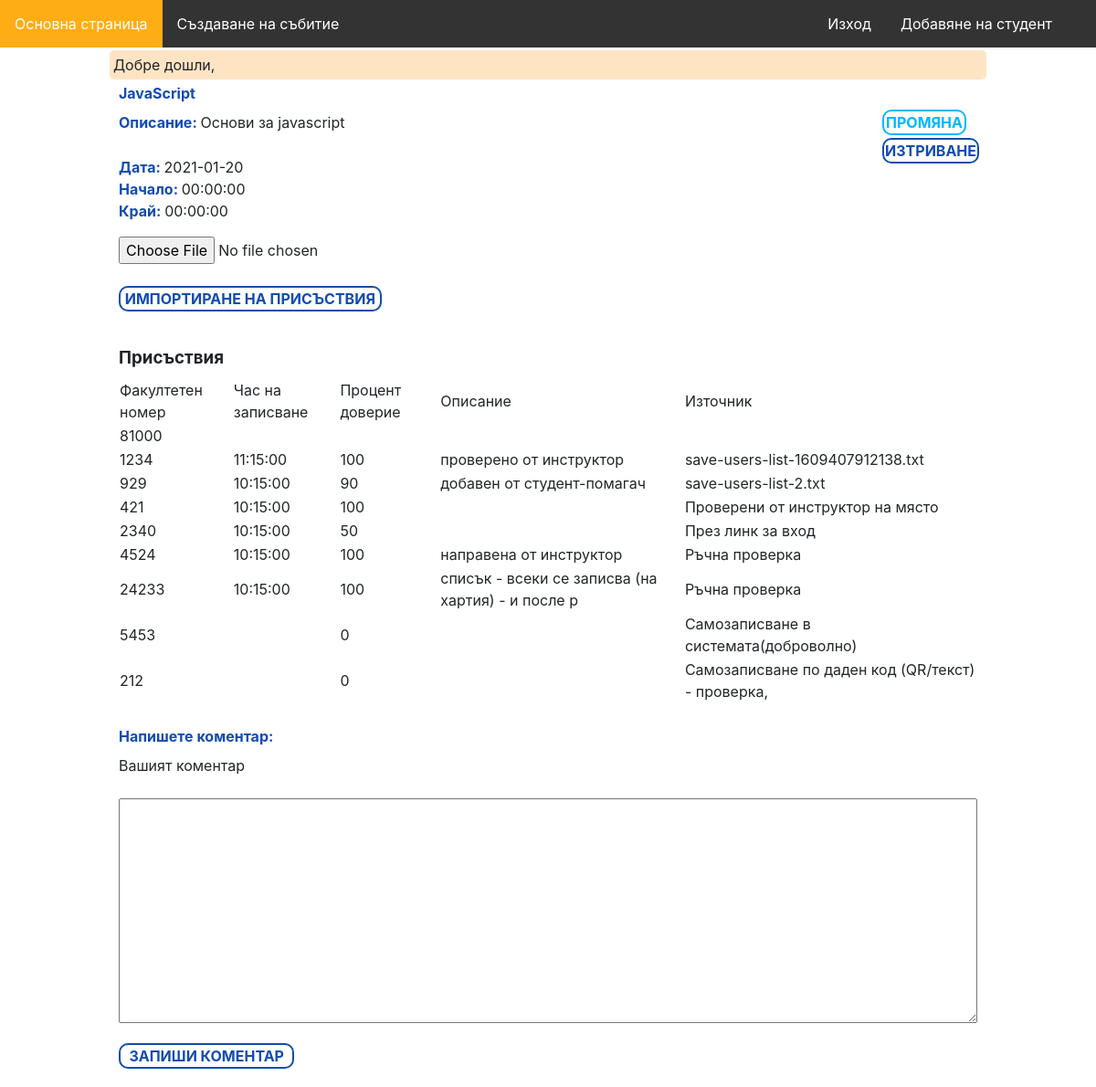
The app's page /event/1 (signed in), older data.
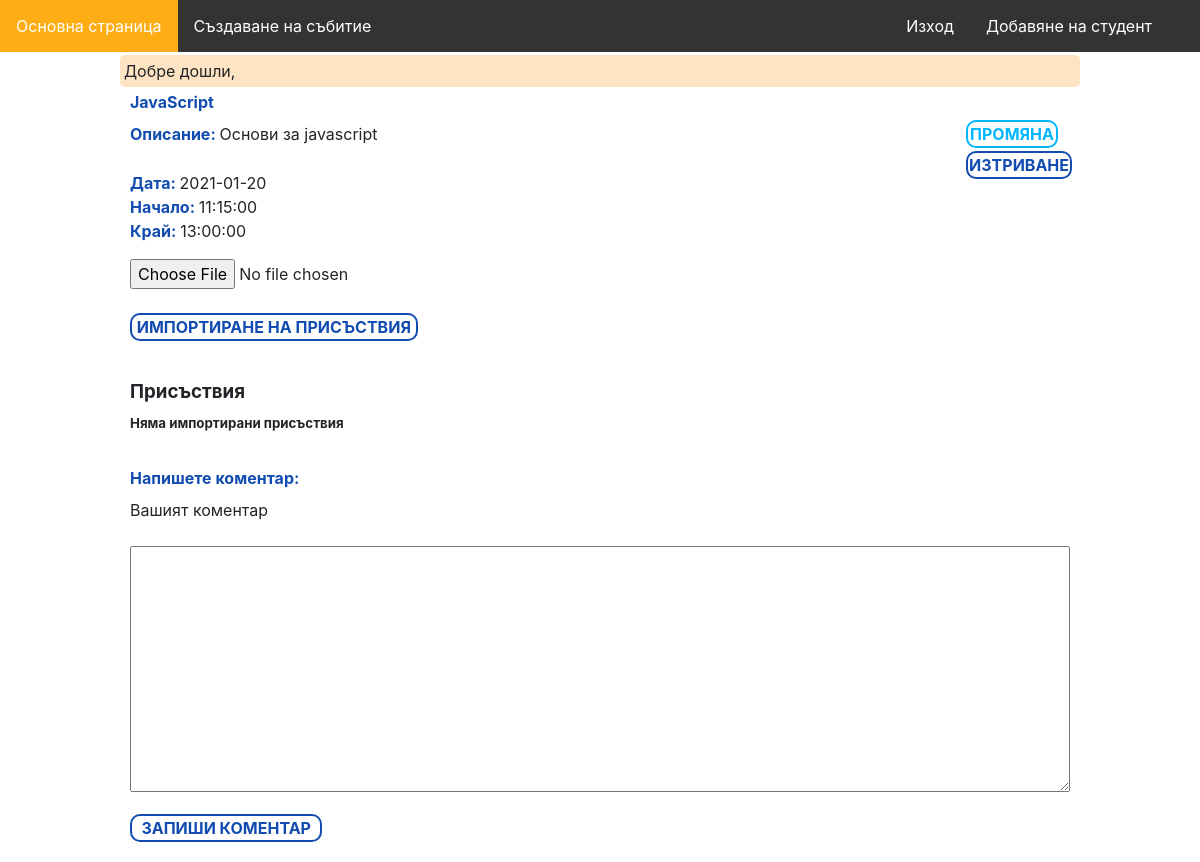
The same page, newer data.
### tables this page shows
CREATE TABLE `events` (
  `id` int(10) UNSIGNED NOT NULL,
  `name` varchar(50) NOT NULL,
  `description` text DEFAULT NULL,
  `date` date NOT NULL,
  `start` time DEFAULT NULL,
  `end` time DEFAULT NULL,
  `teacher_id` int(10) UNSIGNED NOT NULL
);

CREATE TABLE `attendance` (
  `id` int(10) UNSIGNED NOT NULL,
  `faculty_number` mediumint(8) UNSIGNED NOT NULL,
  `logged_at` time DEFAULT NULL,
  `event_id` int(10) UNSIGNED NOT NULL,
  `thrust` tinyint(3) UNSIGNED DEFAULT NULL,
  `check_description` varchar(50) DEFAULT NULL,
  `enroll_source` varchar(50) DEFAULT NULL
);

### core/autoloader.php (called while the page is built, shortened)
<?php
spl_autoload_register(function ($class) {
    $prefixes = [
        'App' => 'app',
        'Core' => 'core'
    ];
    foreach ($prefixes as $prefix => $dirname) {
        $base_dir = __DIR__ . "/../$dirname/";
        $len = mb_strlen($prefix);
        if (strncmp($prefix, $class, $len) !== 0) {
            continue;
        }
        $relative_class = substr($class, $len);
        $file = $base_dir . str_replace('\\', '/', $relative_class) . '.php';
        if (file_exists($file)) {
            break;
        }
    }
});

### config/database.php (called while the page is built)
<?php
return [
    'host' => 'localhost',
    'database' => 'web-technologies',
    'user' => 'root',
    'password' => '',
    'pdo' => [
        \PDO::ATTR_DEFAULT_FETCH_MODE => \PDO::FETCH_ASSOC,
        \PDO::ATTR_ERRMODE => \PDO::ERRMODE_EXCEPTION
    ]
];

### core/bootstrap.php (called while the page is built, shortened)
<?php
require_once('autoloader.php');
require_once('helpers.php');
$config['database'] = require_once('../config/database.php');
$config['app'] = require_once('../config/app.php');
require_once('../app/routes.php');

### config/app.php (called while the page is built)
<?php
return [
    'url' => 'http://web-technologies.devv',
];

### core/Database.php (called while the page is built, shortened)
<?php
class Database
{
    private static $instance = null;
    private function __construct()
    {
        $db = config('database');
        $this->connection = new PDO(
            'mysql:host=' . $db['host'] . ';dbname=' . $db['database'],
            $db['user'],
            $db['password'],
            $db['pdo']
        );
        self::$instance = $this;
    }
    public static function getConnection()
    {
        if (self::$instance == null) {
            self::$instance = new self();
        }
        return self::$instance->connection;
    }
}

### core/Model.php (called while the page is built, shortened)
<?php
abstract class Model
{
    protected static $table;
    protected $attributes = [];
    public function __construct($attributes = [])
    {
        $this->attributes = $attributes;
    }
    public static function getById(int $id)
    {
        $stmt = Database::getConnection()->prepare(
            'SELECT * FROM ' . self::getTableName() . ' WHERE id = ?;'
        );
        $stmt->execute([$id]);
        $result = $stmt->fetch();
        if ($result !== false) {
            $model = new $modelClass();
            $model->attributes = $result;
            return $model;
        }
        return null;
    }
    public static function getMany($columns)
    {
        $sql = 'SELECT * FROM ' . self::getTableName();
        $sql .=  self::generateWhereSql($columns);
        $stmt = Database::getConnection()->prepare($sql);
        $stmt->execute($columns);
        $results = $stmt->fetchAll();
        if ($results !== false) {
            return array_map(function ($result) {
                $modelClass = get_called_class();
                $model = new $modelClass();
                $model->attributes = $result;
                return $model;
            }, $results);
        }
        return [];
    }
    protected static function generateWhereSql(array $columns)
    {
        $sql = ' WHERE ';
        $colLen = count($columns);
        $i = 0;
        foreach ($columns as $column => $value) {
            $sql .= "$column = :$column";
        }
        $sql .= ';';
        return $sql;
    }
    protected static function getTableName()
    {
        if (isset(get_called_class()::$table)) {
            return get_called_class()::$table;
        }
        throw new \Exception('Unknown table');
    }
    public function __get($name)
    {
        return array_key_exists($name, $this->attributes)
            ? $this->attributes[$name]
            : null;
    }
}

### app/routes.php (called while the page is built, shortened)
<?php
$router = new Router();
$router->get('/login', 'AuthController@showLogin');
$router->post('/login', 'AuthController@login');
$router->get('/register', 'AuthController@showRegister');
$router->post('/enter-teacher', 'AuthController@register');
$router->get('/logout', 'AuthController@logout');
$router->get('/studentsLogin', 'AuthController@showStudentsLogin');
$router->post('/studentsLogin', 'AuthController@studentsLogin');
$router->get('/event/create', 'EventsController@create');
$router->post('/event', 'EventsController@store');
$router->get('/event/{id}', 'EventsController@show');

### public/index.php (called while the page is built)
<?php
require_once './../core/bootstrap.php';

### app/Services/Auth.php (called while the page is built, shortened)
<?php
class Auth
{
    public static function checkTeacher()
    {
        return array_key_exists('teacherId', $_SESSION) && is_numeric($_SESSION['teacherId']) && !self::checkStudent();
    }
    public static function checkStudent()
    {
        return array_key_exists('fn', $_SESSION) && is_numeric($_SESSION['fn']) && !self::checkTeacher();
    }
    public static function check()
    {
        return self::checkTeacher() || self::checkStudent();
    }
}

### app/Views/events/show.php (the view, shortened to what this page needs)
<?php require_once(realpath(dirname(__FILE__) . '/../includes/header.php')); ?>
<link rel="stylesheet" href="/event_show.css">
<div class="container">
    <div>
        <h4><?= $data['event']->name ?></h4>
    </div>
    <div style="float:right;">
        <a href="/event/<?= $data['event']->id ?>/edit" class="btn btn-info">Промяна</a>
        <form style="margin-top: 5%;" action="/event/<?= $data['event']->id ?>" method="post">
            <input type="submit" class="btn btn-danger" value="Изтриване">
        </form>
    </div>
    <p>
        <strong>Описание: </strong> <?= $data['event']->description ?>
        <hr>
        <strong>Дата: </strong> <?= $data['event']->date ?><br>
        <strong>Начало: </strong> <?= $data['event']->start ?><br>
        <strong>Край: </strong> <?= $data['event']->end ?><br>
    </p>
    <?php if (App\Services\Auth::checkTeacher()) : ?>
        <form id="import" action="/event/<?= $data['event']->id ?>/import" method="post" enctype="multipart/form-data">
            <input type="file" name="attendance_file">
            <br />
            <br />
            <input id="importBtn" class="btn btn-info" type="submit" value="Импортиране на присъствия">
        </form>
    <?php endif; ?>
    <hr>
    <h3>Присъствия</h3>
    <?php if (count($data['attendances']) === 0) : ?>
        <h5>Няма импортирани присъствия</h5>
    <?php else : ?>
        <table>
            <thead>
                <tr>
                    <td>Факултетен номер</td>
                    <td>Час на записване</td>
                    <td>Процент доверие</td>
                    <td>Описание</td>
                    <td>Източник</td>
                </tr>
            </thead>
            <tbody>
                <?php foreach ($data['attendances'] as $attendance) : ?>
                    <tr>
                        <td><?= $attendance->faculty_number ?></td>
                        <td><?= $attendance->logged_at ?></td>
                        <td><?= $attendance->thrust ?></td>
                        <td><?= $attendance->check_description ?></td>
                        <td><?= $attendance->enroll_source ?></td>
                    </tr>
                <?php endforeach; ?>
            </tbody>
        </table>
    <?php endif; ?>
    <div id="commentsForm">
        <h4>Напишете коментар:</h4>
        <form action="/event/<?php echo $data['event']->id; ?>/comment" method="POST">
            <div>
                <label for="textContent">Вашият коментар</label>
                <textarea name="textContent" id="textContent" cols="30" rows="10" palceholder="Коментар..."></textarea>
            </div>
            <div>
                <input type="submit" value="Запиши коментар">
            </div>
        </form>
    </div>
</div>
<?php require_once(realpath(dirname(__FILE__) . '/../includes/footer.php')); ?>

### core/Router.php (shortened to what this page needs)
<?php
class Router
{
    protected $pathSegments;
    protected $requestPathSegments;
    public function __construct()
    {
        $this->requestPathSegments = explode(
            '/',
            explode('?', $_SERVER['REQUEST_URI'])[0]
        );
    }
    public function get(string $path, string $controller): void
    {
        $this->handleRequest($path, $controller, 'GET');
    }
    public function handleRequest(string $path, string $controller, string $httpMethod): void
    {
        [$controllerName, $method] = explode(self::SEPARATOR, $controller);
        if ($this->pathMatches() && $this->methodMatches($httpMethod)) {
            $controllerClassName = "\App\Controllers\\$controllerName";
            $this->executeWithExceptionHandling($controllerClassName, $method, $path);
        }
    }
    protected function executeWithExceptionHandling($controllerClassName, $method, $path)
    {
        try {
            (new $controllerClassName())->$method(
                ...$this->extractRouteParams($path)
            );
        } catch (NotFoundException $exception) {
            view('core/exceptions/not-found-exception', [
                'exception' => $exception
            ]);
        } catch (PDOException $exception) {
            view('core/exceptions/database-exception', [
                'exception' => $exception
            ]);
        } catch (Exception $exception) {
            view('core/exceptions/general-exception', [
                'exception' => $exception
            ]);
        }
    }
    protected function setPathSegments(string $path): void
    {
        $this->pathSegments = explode('/', $path);
    }
    protected function methodMatches(string $method): bool
    {
        return strtolower($_SERVER['REQUEST_METHOD']) === strtolower($method);
    }
    protected function pathMatches(): bool
    {
        $pathSegmentsCount = count($this->pathSegments);
        if ($pathSegmentsCount !== count($this->requestPathSegments)) {
            return false;
        }
        for ($i = 0; $i < $pathSegmentsCount; $i++) {
            if (
                $this->pathSegments[$i] !== $this->requestPathSegments[$i] &&
                !preg_match(self::PARAM_REGEX, $this->pathSegments[$i])
            ) {
                return false;
            }
        }
        return true;
    }
    protected function extractRouteParams(string $path): array
    {
        $paramKeys = [];
        $result = [];
        foreach ($this->pathSegments as $key => $segment) {
            if (preg_match(self::PARAM_REGEX, $segment)) {
                $paramKeys[] = $key;
            }
        }
        foreach ($paramKeys as $key) {
            $result[] = $this->requestPathSegments[$key];
        }
        return $result;
    }
}

### app/Controllers/EventsController.php (shortened to what this page needs)
<?php
class EventsController
{
    public function show($id)
    {
        $event = Event::getById($id);
        $comments = Comment::getMany([
            'event_id' => $event->id
        ]);
        $attendances = Attendance::getMany([
            'event_id' => $id
        ]);
        if ($event) {
            view('/events/show', [
                'event' => $event,
                'comments' => $comments,
                'attendances' => $attendances,
            ]);
        } else {
            response('Event not found', 404);
        }
    }
}

### app/Views/includes/header.php (shortened to what this page needs)
<!DOCTYPE html>
<html lang="en">
<head>
    <link rel="stylesheet" href="/Bootstrap/css/bootstrap-reboot.min.css">
    <link rel="stylesheet" href="/Bootstrap/css/bootstrap-grid.min.css">
    <link rel="stylesheet" href="/navbar.css">
    <link rel="stylesheet" href="/css/app.css">
</head>
<body>
    <ul id="nav_ul">
        <?php if (App\Services\Auth::checkTeacher()) : ?>
            <li class="nav_li1" id="li2"><a href="/dashboard">Основна страница</a></li>
            <li class="nav_li1" id="li3"><a href="/event/create">Създаване на събитие</a></li>
        <?php endif ?>
        <?php if (App\Services\Auth::check()) : ?>
            <?php if (App\Services\Auth::checkTeacher()) : ?>
                <li class="nav_li2" id="li5"><a href="#"><?= $_SESSION['firstName'] . '  ' . $_SESSION['lastName'] ?></a></li>
                <li class="nav_li2" id="li6"><a href="/student/create">Добавяне на студент</a></li>
            <?php else : ?>
                <li class="nav_li2" id="li5"><a href="#"><?= $_SESSION['fn'] ?></a></li>
            <?php endif ?>
            <li class="nav_li2" id="li7"><a href="/logout">Изход</a></li>
        <?php else : ?>
            <li class="nav_li2" id="li5"><a href="/login">Вход</a></li>
            <li class="nav_li2" id="li6"><a href="/register">Регистрация</a></li>
        <?php endif ?>
    </ul>
    <div class="flash-message"><?= sessionFlash('message') ?></div>

### core/helpers.php (shortened to what this page needs)
<?php
function view(string $name, array $data = [])
{
    require_once("./../app/Views/$name.php");
    die;
}
function config($name)
{
    global $config;
    return $config[$name];
}
function sessionFlash($message)
{
    if (array_key_exists($message, $_SESSION)) {
        echo p($_SESSION[$message]);
    }
}
function p($text)
{
    return htmlspecialchars($text);
}

### app/Views/includes/footer.php
</body>
</html>

### public/navbar.css (style rules this page uses)
#nav_ul { list-style-type: none; margin: 0; padding: 0; overflow: hidden; background-color: #333; width: 100%; margin: 0 auto; }
.nav_li1 { display: inline; float: left; }
.nav_li2 { display: inline; float: right; }
.nav_li1 a, .nav_li2 a { display: block; color: white; text-align: center; padding: 14px 16px; text-decoration: none; }

### public/css/app.css (style rules this page uses)
ol, ul { margin: 0; padding: 0; border: 0; font-size: 100%; font: inherit; vertical-align: baseline; }
ol, ul { list-style: none; }
.container { margin-right: auto; margin-left: auto; max-width: 960px; padding-right: 10px; padding-left: 10px; }
ul { list-style-type: none; width: 100%; }
a { text-decoration: none; }
.btn { background: white; text-transform: uppercase; font-weight: bold; border-width: 2px; border-style: solid; border-radius: 10px; outline: none; display: inline; cursor: pointer; padding: 2px; }
.btn-info { color: #00b7ff; border-color: #00b7ff; }
.btn-danger { color: #dc3545; border-color: #dc3545; }
hr { padding: 0; border: 0; height: 1px; }
.flash-message { width: 80%; border-radius: 5px; background-color: bisque; padding: 4px; margin-top: 3px; margin-bottom: 3px; margin-right: auto; margin-left: auto; }

### public/event_show.css (style rules this page uses)
.container { width: 100%; }
h4 { color: rgb(18, 76, 176); }
strong { color: rgb(18, 76, 176); text-align: center; }
#import { width: 50%; }
input[type=submit] { display: inline-block; }
input[type=file] { display: inline-block; width: 60%; margin: 0%, 20%; }
input[type=text], textarea { width: 100%; margin-top: 1rem; margin-bottom: 1rem; }
input[type=submit] { padding: 0% 1%; background: white; color: rgb(18, 76, 176); text-transform: uppercase; font-weight: bold; border: 2px solid rgb(18, 76, 176); border-radius: 10px; outline: none; margin-bottom: 20px; }

Row changes from the older to the newer data that the page shows:
removed attendance: faculty_number "81000"
removed attendance: faculty_number "1234", logged_at "11:15:00", thrust "100", check_description "проверено от инструктор", enroll_source "save-users-list-1609407912138.txt"
removed attendance: faculty_number "929", logged_at "10:15:00", thrust "90", check_description "добавен от студент-помагач", enroll_source "save-users-list-2.txt"
removed attendance: faculty_number "421", logged_at "10:15:00", thrust "100", enroll_source "Проверени от инструктор на място"
removed attendance: faculty_number "2340", logged_at "10:15:00", thrust "50", enroll_source "През линк за вход"
removed attendance: faculty_number "4524", logged_at "10:15:00", thrust "100", check_description "направена от инструктор", enroll_source "Ръчна проверка"
removed attendance: faculty_number "24233", logged_at "10:15:00", thrust "100", check_description "списък - всеки се записва (на хартия) - и после р", enroll_source "Ръчна проверка"
removed attendance: faculty_number "5453", thrust "0", enroll_source "Самозаписване в системата(доброволно)"
removed attendance: faculty_number "212", thrust "0", enroll_source "Самозаписване по даден код (QR/текст) - проверка,"
changed events "JavaScript": start "00:00:00" → "11:15:00"; end "00:00:00" → "13:00:00"
Text that changed along with them:
text no longer shown: "Факултетен номер Час на записване Процент доверие Описание Източник"
text now shown: "Няма импортирани присъствия"
